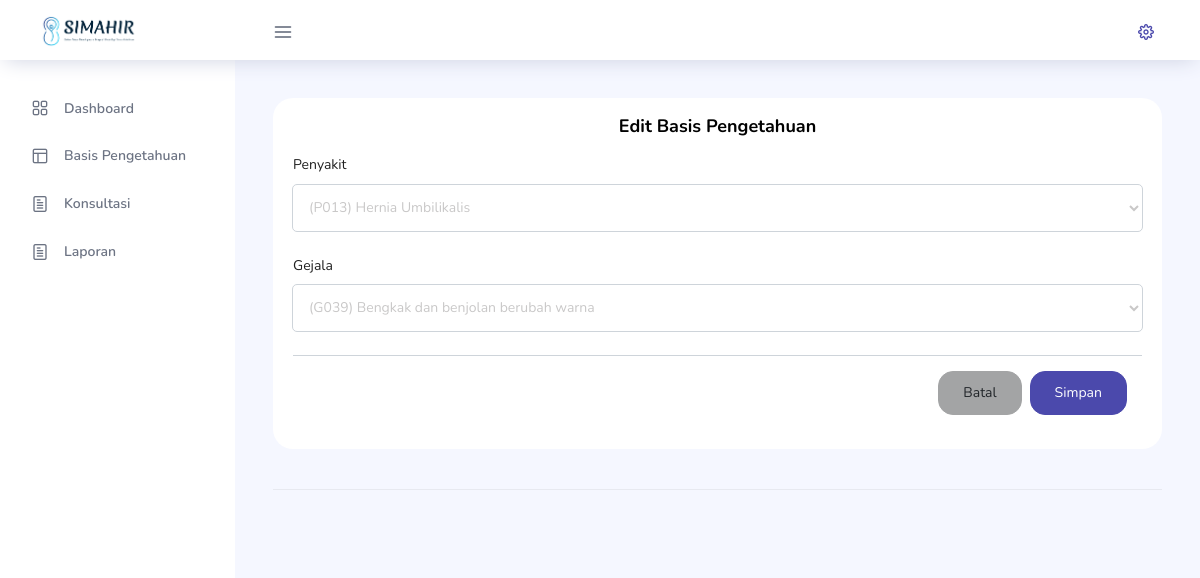
/view/basis_pengetahuan_edit.php?id=89 (signed in), run on an earlier commit of the app's database.
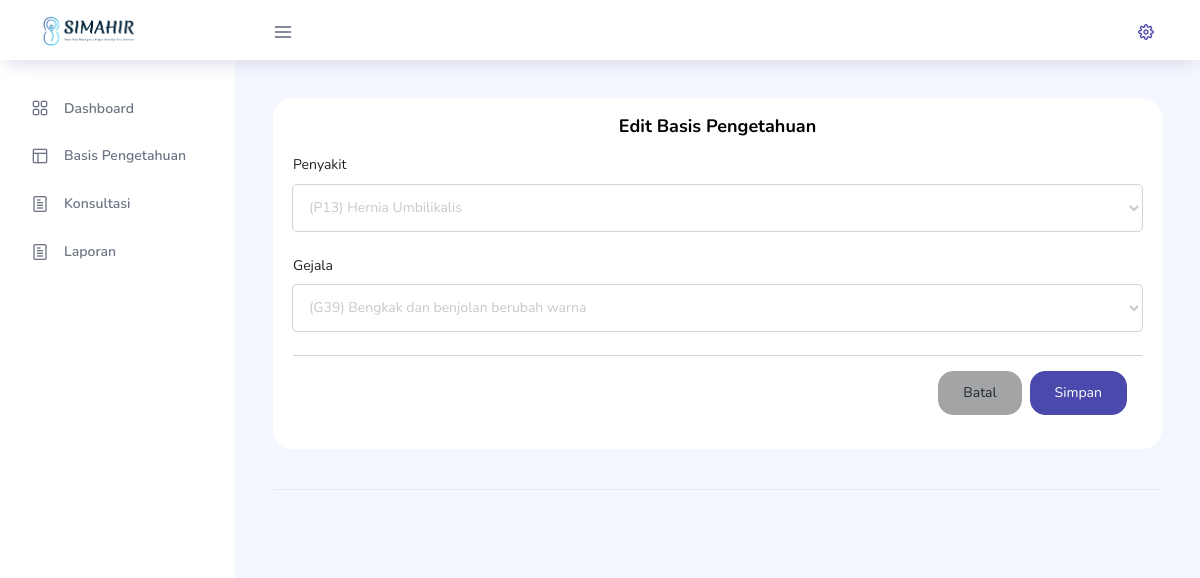
And on a later commit of the database.
### tables this page shows
CREATE TABLE `tb_pengetahuan`  (
  `id_pengetahuan` int(11) NOT NULL AUTO_INCREMENT,
  `kode_gejala` varchar(4) NULL DEFAULT NULL,
  `kode_penyakit` varchar(4) NULL DEFAULT NULL,
  PRIMARY KEY (`id_pengetahuan`) USING BTREE,
  INDEX `kd_gejala`(`kode_gejala`) USING BTREE,
  INDEX `kd_penyakit_pengetahuan`(`kode_penyakit`) USING BTREE,
  CONSTRAINT `kd_gejala` FOREIGN KEY (`kode_gejala`) REFERENCES `tb_gejala` (`kode_gejala`) ON DELETE CASCADE ON UPDATE CASCADE,
  CONSTRAINT `kd_penyakit_pengetahuan` FOREIGN KEY (`kode_penyakit`) REFERENCES `tb_penyakit` (`kode_penyakit`) ON DELETE CASCADE ON UPDATE CASCADE
);

### view/basis_pengetahuan_edit.php (the view, shortened to what the changed rows need)
<!DOCTYPE html>
<html lang="en">
<head>
    <link rel="stylesheet" href="../template/vendors/feather/feather.css">
    <link rel="stylesheet" href="../template/vendors/ti-icons/css/themify-icons.css">
    <link rel="stylesheet" href="../template/vendors/css/vendor.bundle.base.css">
    <link rel="stylesheet" href="../template/css/vertical-layout-light/style.css">
    <link rel="stylesheet" href="../template/vendors/select2/select2.min.css">
    <link rel="stylesheet" href="../template/vendors/select2-bootstrap-theme/select2-bootstrap.min.css">
</head>
<body>
    <div class="container-scroller">
        <div class="container-fluid page-body-wrapper">
            <div class="main-panel">
                <div class="content-wrapper">
                    <div class="row">
                        <div class="col-lg-12 grid-margin stretch-card">
                            <div class="card">
                                <div class="card-body">
                                    <?php
                                    require_once '../class/class_basis_pengetahuan.php';
                                    $dataPenyakit = $con->prepare("SELECT * FROM tb_penyakit");
                                    $dataPenyakit->execute();
                                    $dataPenyakit = $dataPenyakit->fetchAll();
                                    $dataGejala = $con->prepare("SELECT * FROM tb_gejala");
                                    $dataGejala->execute();
                                    $dataGejala = $dataGejala->fetchAll();
                                    $dataPengetahuan = $con->prepare("SELECT * FROM tb_pengetahuan WHERE id_pengetahuan = :id");
                                    $dataPengetahuan->bindParam(':id', $_GET['id']);
                                    $dataPengetahuan->execute();
                                    $dataPengetahuan = $dataPengetahuan->fetch();
                                    ?>
                                    <form method="POST">
                                        <div class="form-group">
                                            <label>Penyakit</label>
                                            <select class="w-100 form-control" name="penyakit" id="penyakit" required>
                                                <?php foreach ($dataPenyakit as $penyakit) : ?>
                                                <option
                                                    <?= $dataPengetahuan['kode_penyakit'] == $penyakit['kode_penyakit'] ? 'selected' : null ?>
                                                    value="<?= $penyakit['kode_penyakit'] ?>">
                                                    <?= "({$penyakit['kode_penyakit']}) {$penyakit['nama_penyakit']}" ?>
                                                </option>
                                                <?php endforeach; ?>
                                            </select>
                                        </div>
                                        <div class="form-group">
                                            <label for="exampleInputPassword1">Gejala</label>
                                            <select class="w-100 form-control" name="gejala" id="gejala" required>
                                                <?php foreach ($dataGejala as $gejala) : ?>
                                                <option
                                                    <?= $dataPengetahuan['kode_gejala'] == $gejala['kode_gejala'] ? 'selected' : null ?>
                                                    value="<?= $gejala['kode_gejala'] ?>">
                                                    <?= "({$gejala['kode_gejala']}) {$gejala['nama_gejala']}" ?>
                                                </option>
                                                <?php endforeach; ?>
                                            </select>
                                        </div>
                                    </form>
                                </div>
                            </div>
                        </div>
                    </div>
                </div>
            </div>
        </div>
</body>
</html>

What changed in the data, as far as the page shows it:
changed tb_pengetahuan: penyakit "(P013) Hernia Umbilikalis" → "(P13) Hernia Umbilikalis"; gejala "(G039) Bengkak dan benjolan berubah warna" → "(G39) Bengkak dan benjolan berubah warna"
